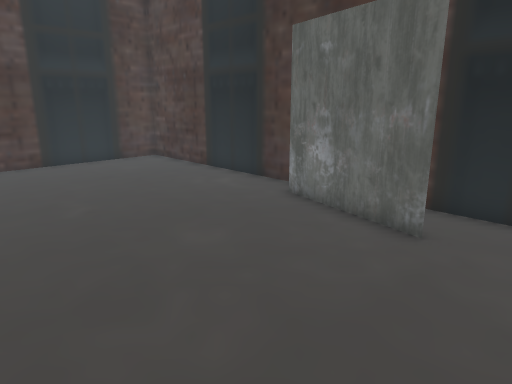
View 1 (above)

17 first-person views from a walk through a scene from a Unity 3-D project. The camera is 1.4 m above the floor, tilts 14° down and sees 70° across. The floor is counted in squares, 0.5 m on a side. Each view is taken from the middle of a square. On the plan, view 1 faces up. The plan holds only what a view shows up to about 20 squares ahead; the rest is blank. The place goes on beyond the plan.

View 2
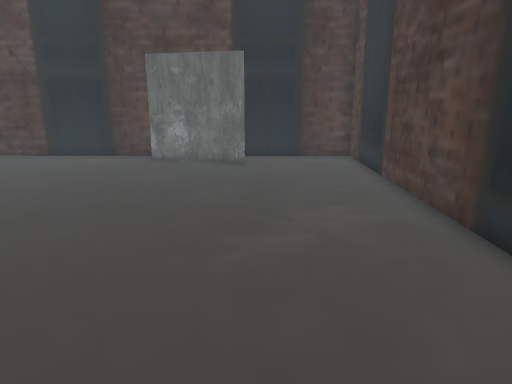

View 3
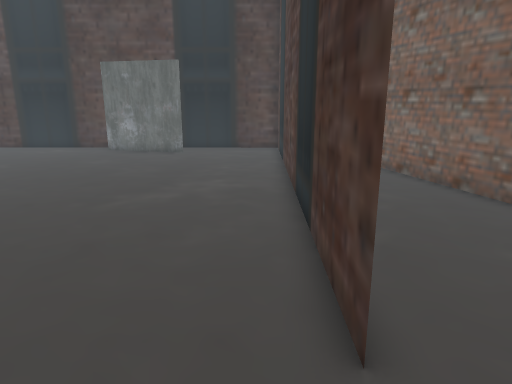

View 4
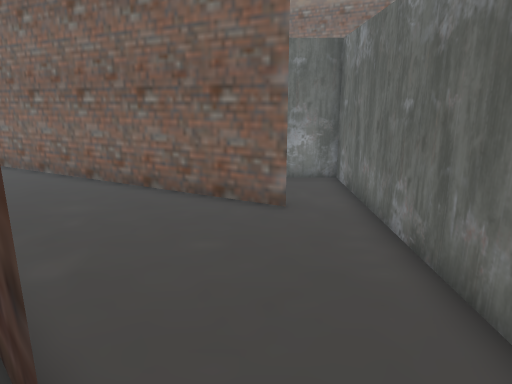

View 5
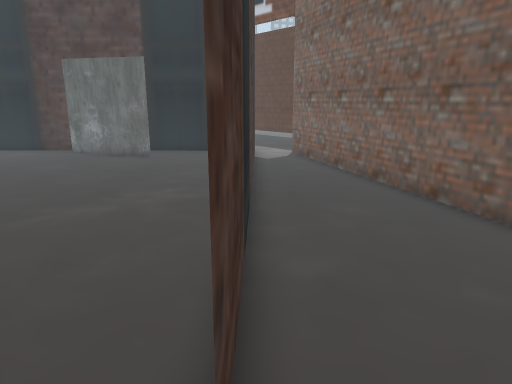

View 6
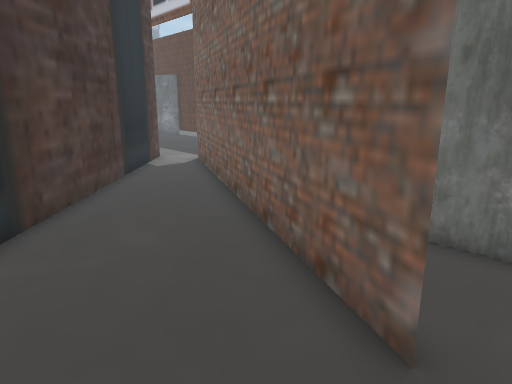

View 7
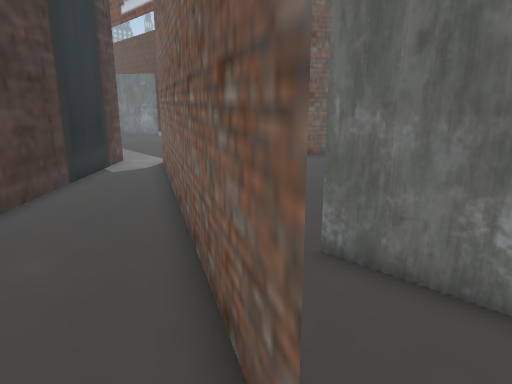

View 8
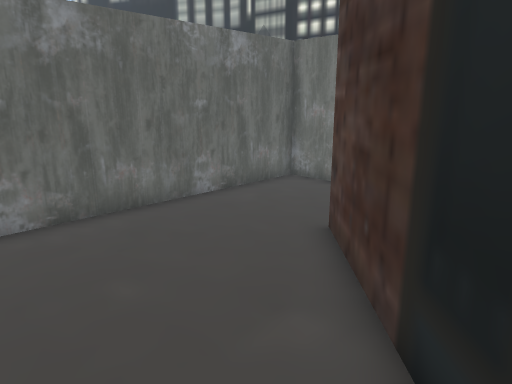

View 9
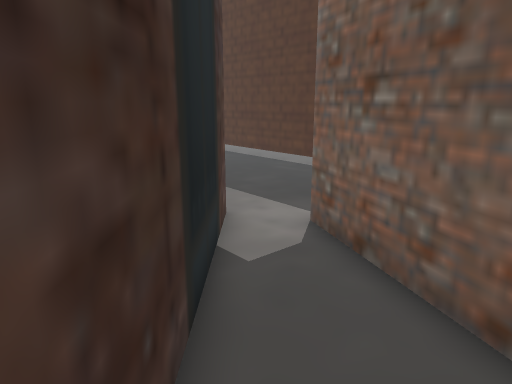

View 10
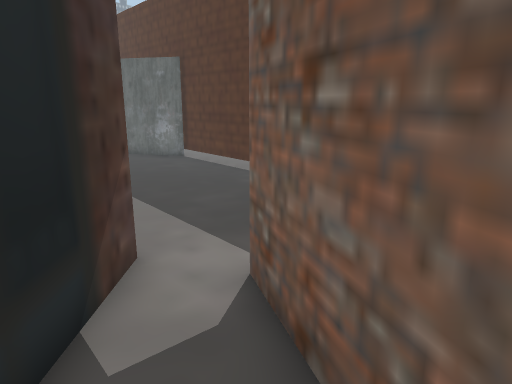

View 11
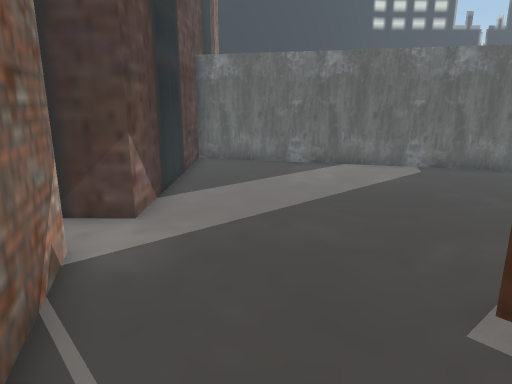

View 12
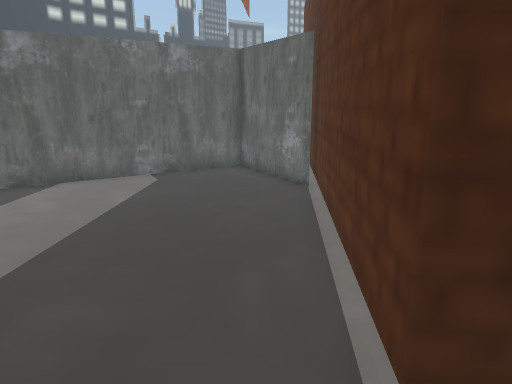

View 13
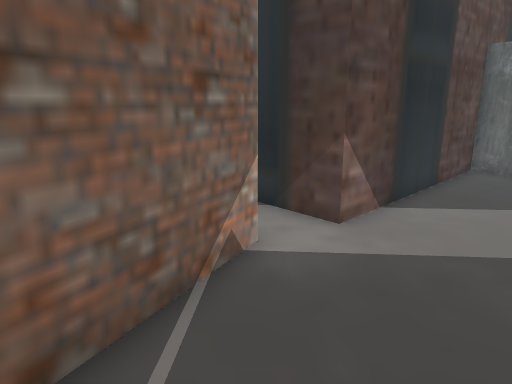

View 14
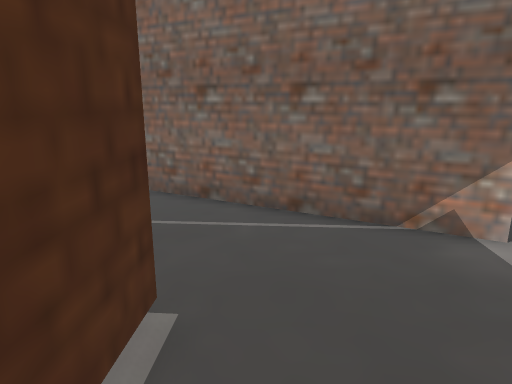

View 15
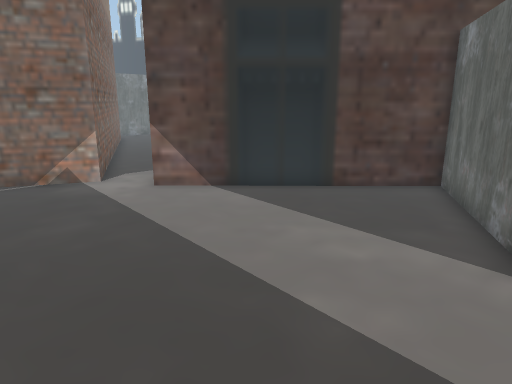

View 16
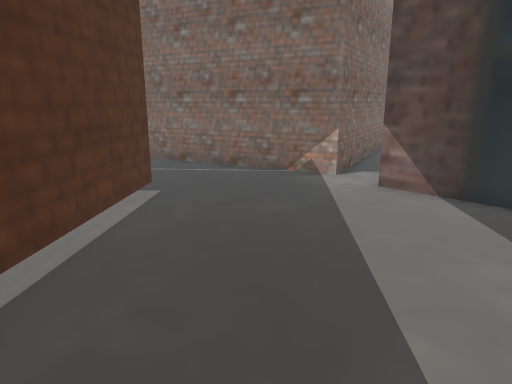

View 17
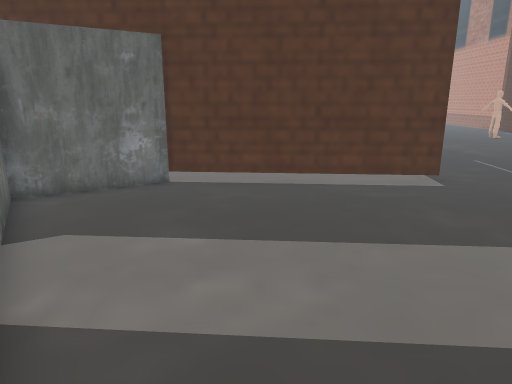

### Floor plan
Key: @ floor where view 1 was taken; # wall or solid block; . floor.
Columns run from 8 left of view 1 to 17 right of it. Each row starts with its distance up from view 1.
 19   ###                ###
 18    .##             ###.# #
 17   ...##           ##...###
 16  .....##        ###.....##
 15 .......##     ###........#
 14 ........#    ##..........#
 13 ........ # ###...........#
 12 .........###.............#
 11 .........###.............#
 10  .........###............#
  9  .........####..........##
  8   .........#.##.........#.
  7   ............##........#.
  6   .............##.......##
  5  ...............#.........
  4  ..............##.........
  3  .............##..##......
  2  ............##..#####....
  1  ...........##...#   ## ..
  0 ........@..##...##     ###
 -1 ..........##... #       .#
 -2  ........##....#      ...
 -3  .......##....##     ..
 -4  ......##.....#    ...
 -5 ......##.....##   ...
 -6 .....##......#   ..
 -7  ...##......## ...
 -8   ..#.......#...
 -9   .........##..#
-10 ...........#...#
-11 ...............#
-12 ...............#
-13 ################

Where each view was taken, in squares from view 1:
view 1: 0 up, 0 right, facing up
view 2: 5 down, 8 left, facing up-right
view 3: 10 down, 8 left, facing up-right
view 4: 10 down, 7 left, facing right
view 5: 10 down, 6 left, facing up-right
view 6: 12 down, 1 left, facing up-right
view 7: 12 down, 1 right, facing up-right
view 8: 4 down, 2 right, facing down-left
view 9: 2 down, 3 right, facing up-right
view 10: 1 down, 6 right, facing up-right
view 11: 1 up, 17 right, facing up-left
view 12: 3 up, 15 right, facing up
view 13: 3 up, 17 right, facing left
view 14: 10 up, 15 right, facing down
view 15: 16 up, 15 right, facing down-left
view 16: 17 up, 13 right, facing down
view 17: 12 up, 4 right, facing right
